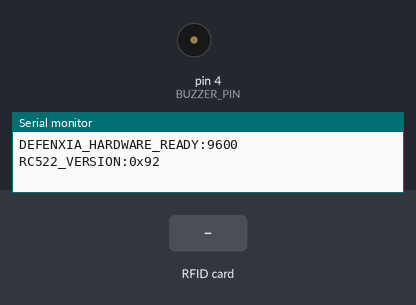
The sketch below on a simulated Arduino Uno, built with avr-gcc and run on an emulated ATmega328P. Shown: buzzer (waves = sounding, pin HIGH), the last lines printed to the serial monitor. Inputs (shaded band) come from the test bench. Pins used as bus, display or sensor lines are not drawn.

Above: at 2.8 s.
2.9 s: RFID card A1 B2 C3 D4 held to the reader
At 3.11 s:
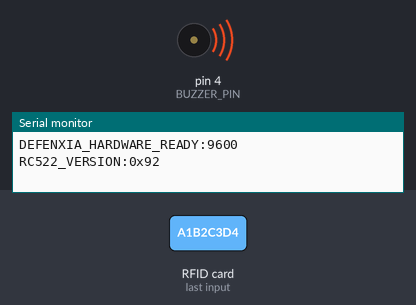
6.1 s: RFID card F3 5C 89 12 held to the reader
At 7.5 s:
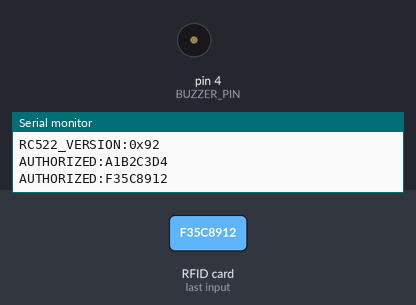
7.8 s: RFID card 5E 7A 19 C4 held to the reader
At 7.88 s:
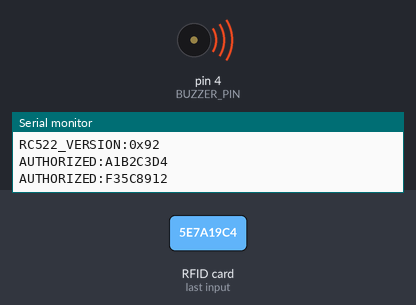
Timing chart, 0 to 10.4 s (numbered marks = the images above; inputs shaded):
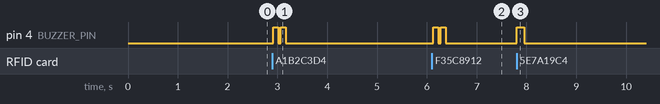

Measured:
- after the input at 2.9 s, pin 4 (BUZZER_PIN): alternates HIGH for 0.10 s and LOW for 0.05 s, 4 changes in all, then stays LOW, starting at once
- after the input at 6.1 s, pin 4 (BUZZER_PIN): alternates HIGH for 0.10 s and LOW for 0.05 s, 4 changes in all, then stays LOW, starting at once
- after the input at 7.8 s, pin 4 (BUZZER_PIN): LOW → HIGH at once, → LOW 0.15 s later

The sketch:

defenxia_rfid_banking.ino
```cpp
/*
 * DEFENXIA — Rural Banking Security Hardware Firmware
 * Hardware: Arduino UNO + MFRC522 RFID Reader + HC-05 Bluetooth Module
 *
 * PIN CONNECTIONS:
 * -------------------------------------------------------------
 * RC522 RFID Module  ->  Arduino UNO
 * -------------------------------------------------------------
 * SDA (SS)          ->  Pin D10
 * SCK               ->  Pin D13
 * MOSI              ->  Pin D11
 * MISO              ->  Pin D12
 * IRQ               ->  Not Connected
 * GND               ->  GND
 * RST               ->  Pin D9
 * 3.3V              ->  3.3V  (IMPORTANT: Do NOT connect to 5V!)
 * -------------------------------------------------------------
 * HC-05 Bluetooth   ->  Arduino UNO
 * -------------------------------------------------------------
 * TX                ->  Pin D2 (Arduino RX via SoftwareSerial)
 * RX                ->  Pin D3 (Arduino TX via SoftwareSerial)
 * VCC               ->  5V
 * GND               ->  GND
 * -------------------------------------------------------------
 */

#include <SPI.h>
#include <MFRC522.h>
#include <SoftwareSerial.h>

#define RST_PIN   9
#define SS_PIN    10

// SoftwareSerial for HC-05 Bluetooth (RX on pin 2, TX on pin 3)
SoftwareSerial bluetooth(2, 3);

MFRC522 mfrc522(SS_PIN, RST_PIN);

// Status indicator LED pins (Optional, built-in LED 13 used by SCK)
#define BUZZER_PIN 4

// List of pre-authorized card UIDs (in uppercase HEX without spaces)
// You can add your physical RFID card UID here or register cards dynamically in DEFENXIA app
String authorizedCards[] = {
  "DEMO_CARD_001",
  "A1B2C3D4",
  "F35C8912"
};
const int numAuthorized = sizeof(authorizedCards) / sizeof(authorizedCards[0]);

unsigned long lastScanTime = 0;
const unsigned long scanCooldown = 1500; // 1.5 second cooldown between scans

void setup() {
  // Initialize USB Serial (Laptop Web Serial API Demo at 9600 baud)
  Serial.begin(9600);
  while (!Serial && millis() < 2000); // Wait for serial port to connect

  // Initialize HC-05 Bluetooth (Mobile Demo at 9600 baud)
  bluetooth.begin(9600);

  // Initialize SPI bus for RC522
  SPI.begin();

  // Initialize MFRC522 RFID Reader
  mfrc522.PCD_Init();
  delay(100);

  // Check MFRC522 status
  byte version = mfrc522.PCD_ReadRegister(mfrc522.VersionReg);

  pinMode(BUZZER_PIN, OUTPUT);
  digitalWrite(BUZZER_PIN, LOW);

  // Broadcast readiness to both USB and Bluetooth
  Serial.println("DEFENXIA_HARDWARE_READY:9600");
  bluetooth.println("DEFENXIA_HARDWARE_READY:9600");

  Serial.print("RC522_VERSION:0x");
  Serial.println(version, HEX);
}

void loop() {
  // Listen for commands from Laptop USB or Mobile Bluetooth
  if (Serial.available()) {
    String cmd = Serial.readStringUntil('\n');
    cmd.trim();
    handleIncomingCommand(cmd);
  }

  if (bluetooth.available()) {
    String cmd = bluetooth.readStringUntil('\n');
    cmd.trim();
    handleIncomingCommand(cmd);
  }

  // Look for new RFID Cards
  if (!mfrc522.PICC_IsNewCardPresent()) {
    return;
  }

  // Select one of the cards
  if (!mfrc522.PICC_ReadCardSerial()) {
    return;
  }

  // Cooldown check to prevent repeated triggers
  if (millis() - lastScanTime < scanCooldown) {
    mfrc522.PICC_HaltA();
    mfrc522.PCD_StopCrypto1();
    return;
  }
  lastScanTime = millis();

  // Read card UID and convert to uppercase Hex string
  String cardUID = "";
  for (byte i = 0; i < mfrc522.uid.size; i++) {
    if (mfrc522.uid.uidByte[i] < 0x10) {
      cardUID += "0";
    }
    cardUID += String(mfrc522.uid.uidByte[i], HEX);
  }
  cardUID.toUpperCase();

  // Check if UID is authorized
  bool isAuthorized = checkAuthorization(cardUID);

  // Broadcast UID and verification result to both USB Serial and Bluetooth
  if (isAuthorized) {
    beepSuccess();
    Serial.println("AUTHORIZED:" + cardUID);
    bluetooth.println("AUTHORIZED:" + cardUID);
  } else {
    // Even if not in local list, broadcast as scanned card so DEFENXIA Supabase can verify or register it
    beepNotice();
    Serial.println("CARD_READ:" + cardUID);
    bluetooth.println("CARD_READ:" + cardUID);
  }

  // Halt PICC and stop encryption on PCD
  mfrc522.PICC_HaltA();
  mfrc522.PCD_StopCrypto1();
}

bool checkAuthorization(String uid) {
  // Check against internal list
  for (int i = 0; i < numAuthorized; i++) {
    if (authorizedCards[i].equalsIgnoreCase(uid)) {
      return true;
    }
  }
  return false;
}

void handleIncomingCommand(String cmd) {
  if (cmd == "PING") {
    Serial.println("PONG:DEFENXIA_ARDUINO_UNO");
    bluetooth.println("PONG:DEFENXIA_ARDUINO_UNO");
  } else if (cmd.startsWith("ADD_CARD:")) {
    String newCard = cmd.substring(9);
    Serial.println("CARD_CONFIGURED:" + newCard);
    bluetooth.println("CARD_CONFIGURED:" + newCard);
  }
}

void beepSuccess() {
  digitalWrite(BUZZER_PIN, HIGH);
  delay(100);
  digitalWrite(BUZZER_PIN, LOW);
  delay(50);
  digitalWrite(BUZZER_PIN, HIGH);
  delay(100);
  digitalWrite(BUZZER_PIN, LOW);
}

void beepNotice() {
  digitalWrite(BUZZER_PIN, HIGH);
  delay(150);
  digitalWrite(BUZZER_PIN, LOW);
}
```
